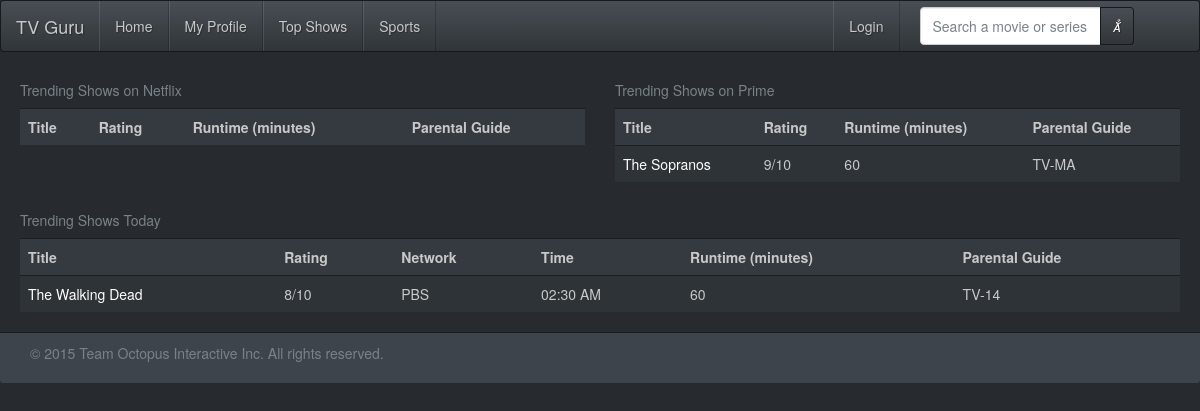
The page /pages/topshows.php on the database its author committed.
### tables this page shows
CREATE TABLE `comments` (
`id` int(11) NOT NULL,
  `title_id` int(11) NOT NULL,
  `title` varchar(40) NOT NULL,
  `username` varchar(30) NOT NULL,
  `comment` varchar(300) NOT NULL
);

CREATE TABLE `titles` (
`ID` int(5) NOT NULL,
  `TITLE` char(40) NOT NULL,
  `RATING` float NOT NULL,
  `PARENTAL_GUIDE` char(9) NOT NULL,
  `PLOT` text NOT NULL,
  `CAST` text NOT NULL,
  `NETFLIX` tinyint(1) NOT NULL,
  `PRIME` tinyint(1) NOT NULL,
  `TYPE` char(9) NOT NULL,
  `TIME` time NOT NULL,
  `RUNTIME` int(4) NOT NULL,
  `NETWORK` char(9) NOT NULL
);

### inc/inc.topshows.php (the view, shortened to what this page needs)
<?php
try {
    $con = new PDO(DB_CONNECTION_STRING, DB_USER, DB_PWD);
    $con->setAttribute(PDO::ATTR_ERRMODE, PDO::ERRMODE_EXCEPTION);
} catch (PDOException $e) {
    echo $e->getMessage();
}
function buildTopShowsTable()
{
    global $con;
    $sql="SELECT a.* FROM titles a, comments b where a.type = 'tv_series' and a.NETFLIX = '0' and a.PRIME = '0' and a.TITLE = b.Title group by a.Title order by Count(b.title) desc";
    $caption = "Trending Shows Today";
    $sql = $con->prepare($sql);
    $sql->execute();
    echo "<table class='table table-striped'>
<caption>$caption</caption>
<tr>
<th>Title</th>
<th>Rating</th>
<th>Network</th>
<th>Time</th>
<th>Runtime (minutes)</th>
<th>Parental Guide</th>
</tr>";
    foreach($sql->fetchAll() as $row){
        echo "<tr>";
        echo "<td>" ."<a href = '/phase5/pages/info.php?id= " . $row['ID']. " '>" . $row['TITLE'] . "</td>";
        echo "<td>" . $row['RATING'] .  "/10" . "</td>";
        echo "<td>" . $row['NETWORK'] . "</td>";
        echo "<td>" . date("h:i A",strtotime($row['TIME'])) . "</td>";
        echo "<td>" . $row['RUNTIME'] . "</td>";
        echo "<td>" . $row['PARENTAL_GUIDE'] . "</td>";
        echo "</tr>";
    }
    echo "</table>";
}
function buildTopNetflix()
{
    $caption = "Trending Shows on Netflix";
    echo "<table class='table table-striped'>
<caption>$caption</caption>
<tr>
<th>Title</th>
<th>Rating</th>
<th>Runtime (minutes)</th>
<th>Parental Guide</th>
</tr>";
    echo "</table>";
}
function buildTopPrime()
{
    global $con;
    $sql="SELECT * FROM titles a, comments b where a.type = 'tv_series' and a.NETFLIX = '0' and a.PRIME = '1' and a.TITLE = b.Title group by a.Title order by Count(b.title) desc";
    $caption = "Trending Shows on Prime";
    $sql = $con->prepare($sql);
    $sql->execute();
    echo "<table class='table table-striped'>
<caption>$caption</caption>
<tr>
<th>Title</th>
<th>Rating</th>
<th>Runtime (minutes)</th>
<th>Parental Guide</th>
</tr>";
    foreach($sql->fetchAll() as $row){
        echo "<tr>";
        echo "<td>" ."<a href = '/phase5/pages/info.php?id= " . $row['ID']. " '>" . $row['TITLE'] . "</td>";
        echo "<td>" . $row['RATING'] .  "/10" .  "</td>";
        echo "<td>" . $row['RUNTIME'] . "</td>";
        echo "<td>" . $row['PARENTAL_GUIDE'] . "</td>";
        echo "</tr>";
    }
    echo "</table>";
}

### rows shown on the page
comments: title.TITLE "The Sopranos", title.RATING "9", title.RUNTIME "60", title.PARENTAL_GUIDE "TV-MA"
titles: TITLE "The Walking Dead", RATING "8", NETWORK "PBS", TIME "02:30 AM", RUNTIME "60", PARENTAL_GUIDE "TV-14"

### other values the page prints
$caption "Trending Shows on Netflix"
$caption "Trending Shows on Prime"
$caption "Trending Shows Today"
